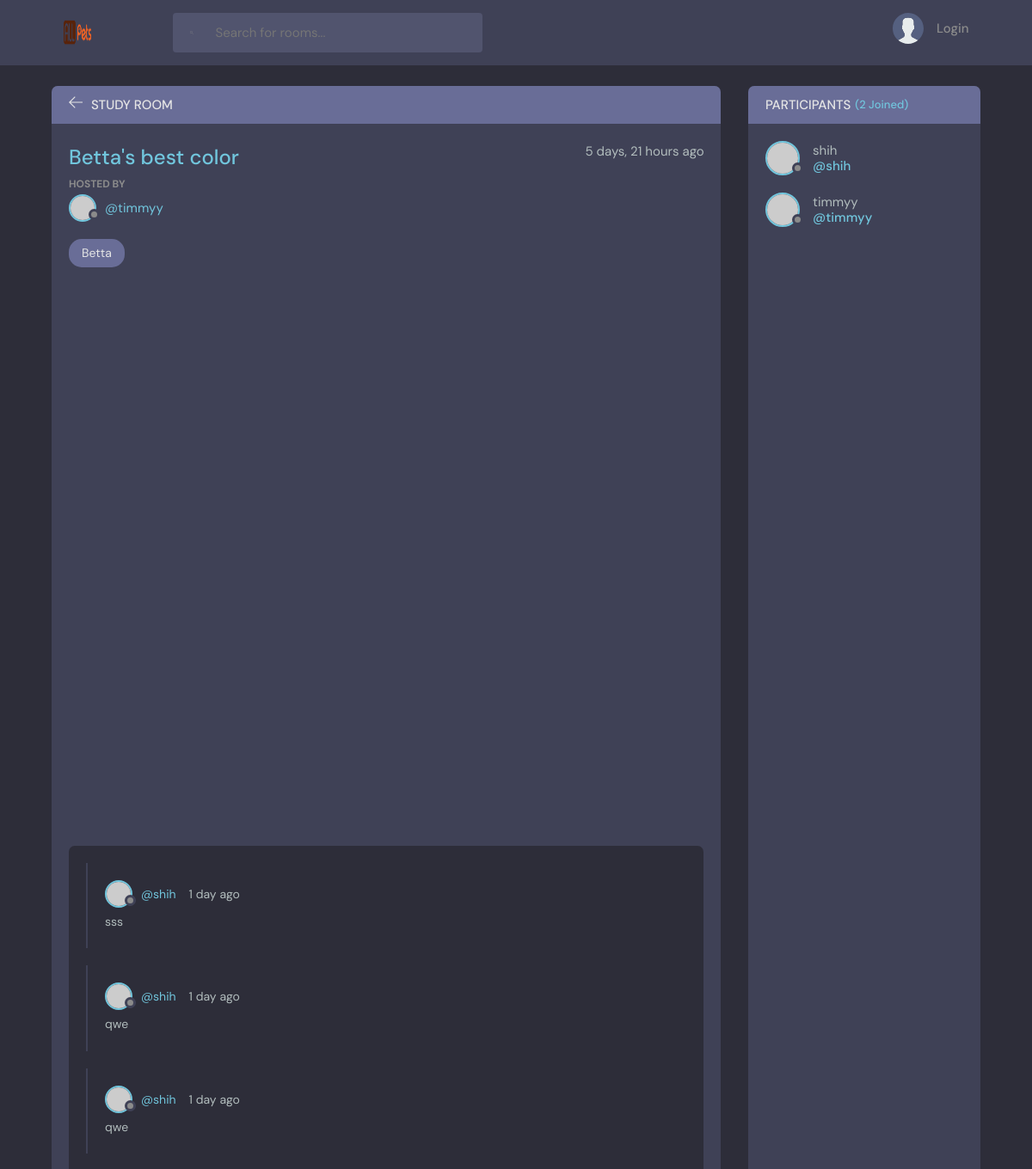
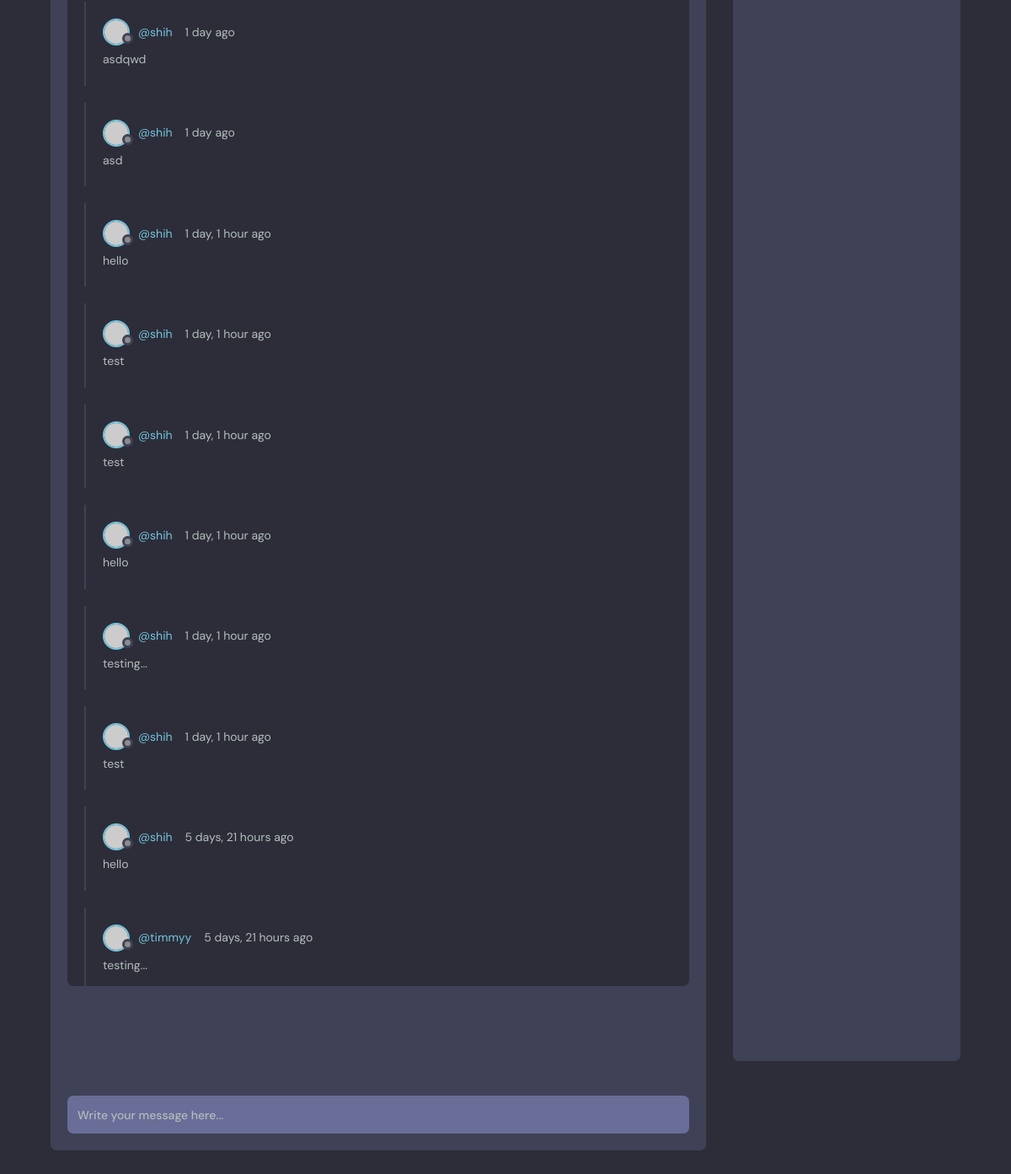
/room/9/, run on the app's committed database (2 pictures, top to bottom).
### base/models.py (models this page shows, shortened)
class Room(models.Model):
    host = models.ForeignKey(User, on_delete=models.SET_NULL, null=True)
    topic = models.ForeignKey(Topic, on_delete=models.SET_NULL, null=True)
    name = models.CharField(max_length=200)
    description = models.TextField(null=True, blank=True)
    participants = models.ManyToManyField(User, related_name='participants', blank=True)
    updated = models.DateTimeField(auto_now=True)
    created = models.DateTimeField(auto_now_add=True)
    class Meta:
        ordering = ['-updated', '-created']

class Topic(models.Model):
    name = models.CharField(max_length=200)
    def __str__(self):
        return str(self.name)

class Message(models.Model):
    user = models.ForeignKey(User, on_delete=models.CASCADE)
    room = models.ForeignKey(Room, on_delete=models.CASCADE)
    body = models.TextField()
    updated = models.DateTimeField(auto_now=True)
    created = models.DateTimeField(auto_now_add=True)
    class Meta:
        ordering = ['-updated', '-created']

### base/views.py (the view, shortened to what this page needs)
# urls.py: path('room/<str:pk>/', views.room, name="room"),
def room(request, pk):
    room = Room.objects.get(id=pk)
    room_messages = room.message_set.all().order_by('-created')
    participants = room.participants.all()
    context = {'room':room, 'room_messages':room_messages, 'participants':participants}
    return render(request, 'base/room.html', context)

### base/templates/base/room.html (shortened to what this page needs)
{% extends 'main.html' %}
{% block content %}
    <main class="profile-page layout layout--2">
      <div class="container">
        <div class="room">
          <div class="room__top">
            <div class="room__topLeft">
              <a href="{% url 'home' %}">
                <svg version="1.1" xmlns="http://www.w3.org/2000/svg" width="32" height="32" viewBox="0 0 32 32">
                  <title>arrow-left</title>
                  <path
                    d="M13.723 2.286l-13.723 13.714 13.719 13.714 1.616-1.611-10.96-10.96h27.625v-2.286h-27.625l10.965-10.965-1.616-1.607z"
                  ></path>
                </svg>
              </a>
              <h3>Study Room</h3>
            </div>
          </div>
          <div class="room__box scroll">
            <div class="room__header scroll">
              <div class="room__info">
                <h3>{{room.name}}</h3>
                <span>{{room.created|timesince}} ago</span>
              </div>
              <div class="room__hosted">
                <p>Hosted By</p>
                <a href="{% url 'user-profile' room.host.id %}" class="room__author">
                  <div class="avatar avatar--small">
                    <img src="https://randomuser.me/api/portraits/men/37.jpg" />
                  </div>
                  <span>@{{room.host.username}}</span>
                </a>
              </div>
              <span class="room__topics">{{room.topic}}</span>
            </div>
            <div class="room__conversation">
              <div class="threads scroll">
                {% for message in room_messages%}
                <div class="thread">
                  <div class="thread__top">
                    <div class="thread__author">
                      <a href="{% url 'user-profile' message.user.id %}" class="thread__authorInfo">
                        <div class="avatar avatar--small">
                          <img src="https://randomuser.me/api/portraits/men/37.jpg" />
                        </div>
                        <span>@{{message.user.username}}</span>
                      </a>
                      <span class="thread__date">{{message.created|timesince}} ago</span>
                    </div>
                  </div>
                  <div class="thread__details">
                    {{message.body}}
                  </div>
                </div>
                {% endfor %}
              </div>
            </div>
          </div>
          <div class="room__message">
            <form action="" method="POST">
              <input name="message" placeholder="Write your message here..." />
            </form>
          </div>
        </div>
        <div class="participants">
          <h3 class="participants__top">Participants <span>({{participants.count}} Joined)</span></h3>
          <div class="participants__list scroll">
            {% for participant in participants %}
            <a href="{% url 'user-profile' user.id %}" class="participant">
              <div class="avatar avatar--medium">
                <img src="https://randomuser.me/api/portraits/men/37.jpg" />
              </div>
              <p>
                {{participant.username}}
                <span>@{{participant.username}}</span>
              </p>
            </a>
            {% endfor %}
          </div>
        </div>
      </div>
    </main>
{% endblock content %}

### data on the page
Room: name "Betta's best color", created "5 days, 21 hours", host.username "timmyy", topic "Betta"
Message: user.username "shih", created "1 day", body "sss"
Message: user.username "shih", created "1 day", body "qwe"
Message: user.username "shih", created "1 day", body "qwe"
Message: user.username "shih", created "1 day", body "asdqwd"
Message: user.username "shih", created "1 day", body "asd"
Message: user.username "shih", created "1 day, 1 hour", body "hello"
Message: user.username "shih", created "1 day, 1 hour", body "test"
Message: user.username "shih", created "1 day, 1 hour", body "test"
Message: user.username "shih", created "1 day, 1 hour", body "hello"
Message: user.username "shih", created "1 day, 1 hour", body "testing..."
Message: user.username "shih", created "1 day, 1 hour", body "test"
Message: user.username "shih", created "5 days, 21 hours", body "hello"
Message: user.username "timmyy", created "5 days, 21 hours", body "testing..."

### other printed values
{{ participants.count }} "2"
{{ participant.username }} "shih"
{{ participant.username }} "timmyy"
